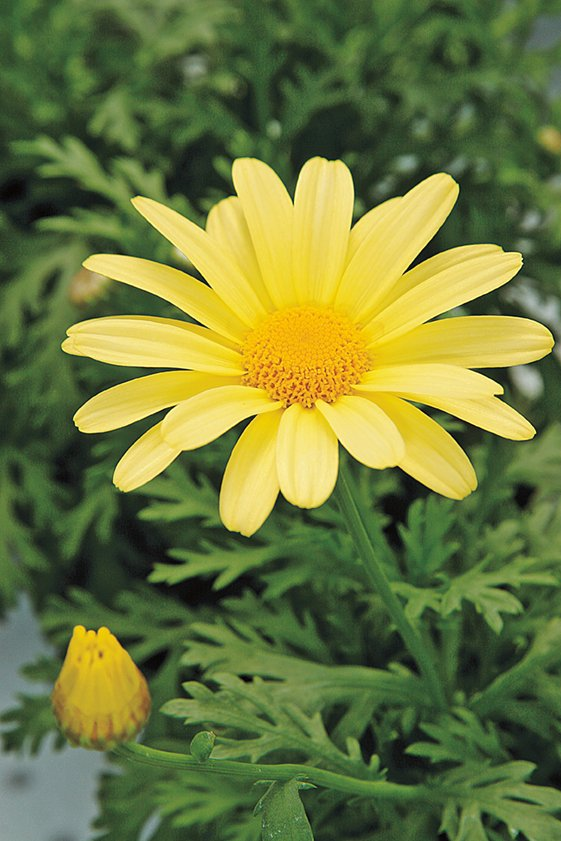
#> input picture q8/daisy.jpg, 561 x 841 px
$ python q8a.py
#> lines starting #> are read from the running program, lines starting #| are printed output that depends on the picture; after the words box and inside, x2 and y2 are one past the last pixel; in counts of white or black regions, pixels touching at a corner belong together
import cv2
import numpy as np
import matplotlib.pyplot as plt

IMG = "daisy.jpg"

bgr = cv2.imread(IMG)
#> bgr is the input picture: shape (841, 561, 3); mean B, G, R 60.7, 120.3, 108.5
if bgr is None:
    raise FileNotFoundError(IMG)
rgb = cv2.cvtColor(bgr, cv2.COLOR_BGR2RGB)
h, w = rgb.shape[:2]
#> h = 841; w = 561


mask = np.zeros((h, w), np.uint8)
bgdModel = np.zeros((1, 65), np.float64)
fgdModel = np.zeros((1, 65), np.float64)

x = w // 20
#> x = 28
y = h // 20
#> y = 42
rect = (x, y, w - 2 * x, h - 2 * y)
#> rect = (28, 42, 505, 757)

cv2.grabCut(bgr, mask, rect, bgdModel, fgdModel, iterCount=5, mode=cv2.GC_INIT_WITH_RECT)

is_fg = (mask == cv2.GC_FGD) | (mask == cv2.GC_PR_FGD)
mask_bin = np.where(is_fg, 255, 0).astype("uint8")
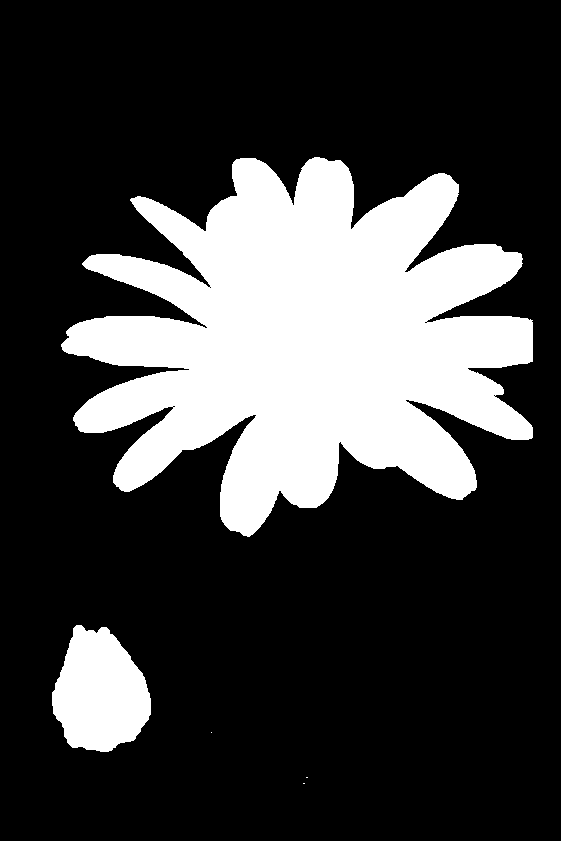
#> is_fg: shape (841, 561) bool; 24.6% white; 5 white regions (3 under 20 px), largest, box (x1, y1, x2, y2) and area: (61, 157, 533, 537) 106839, (52, 625, 151, 752) 9066


foreground = cv2.bitwise_and(rgb, rgb, mask=mask_bin)
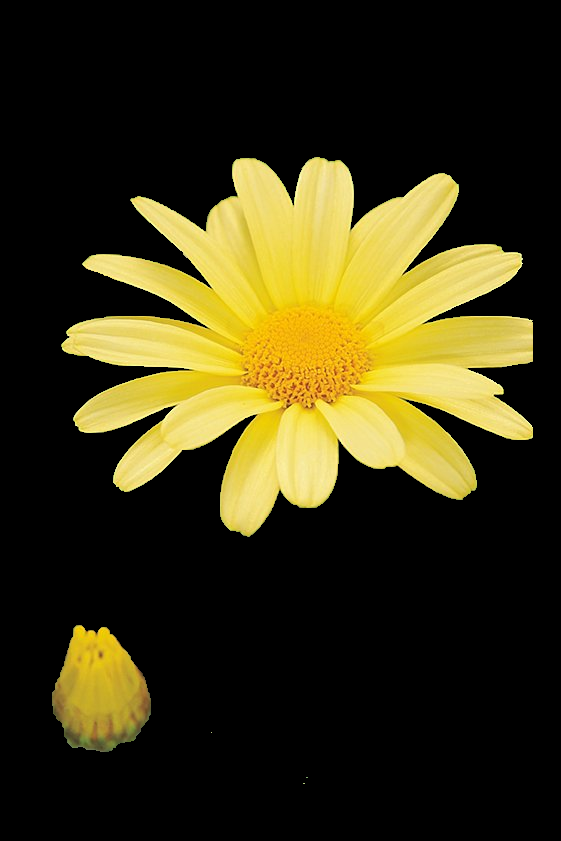
#> foreground: shape (841, 561, 3); mean R, G, B 56.8, 50.6, 19.8
background = cv2.bitwise_and(rgb, rgb, mask=cv2.bitwise_not(mask_bin))
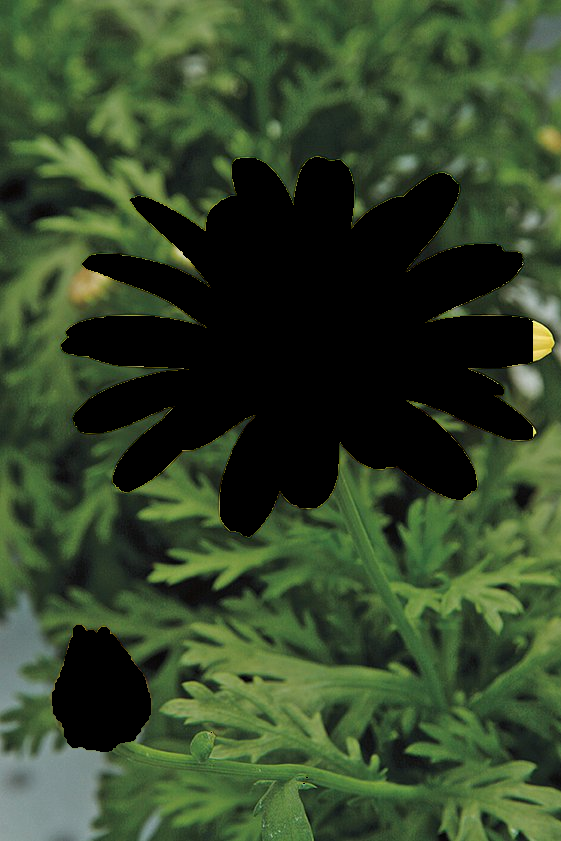
#> background: shape (841, 561, 3); mean R, G, B 51.7, 69.7, 40.9

plt.figure(figsize=(10, 8))
plt.subplot(2, 2, 1); plt.title("Original"); plt.axis("off"); plt.imshow(rgb)
plt.subplot(2, 2, 2); plt.title("Segmentation Mask"); plt.axis("off"); plt.imshow(mask_bin, cmap="gray")
plt.subplot(2, 2, 3); plt.title("Foreground"); plt.axis("off"); plt.imshow(foreground)
plt.subplot(2, 2, 4); plt.title("Background"); plt.axis("off"); plt.imshow(background)
plt.tight_layout(); plt.show()
#> after `plt.tight_layout()`:
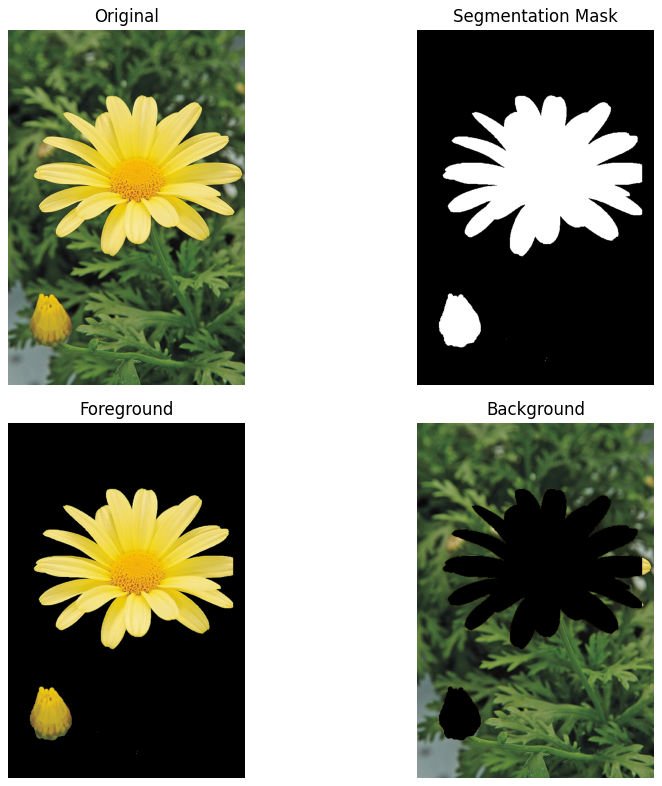
#> figure drawn by matplotlib, 4 panels

cv2.imwrite("q8a_mask.png", mask_bin)
cv2.imwrite("q8a_foreground.png", cv2.cvtColor(foreground, cv2.COLOR_RGB2BGR))
cv2.imwrite("q8a_background.png", cv2.cvtColor(background, cv2.COLOR_RGB2BGR))
